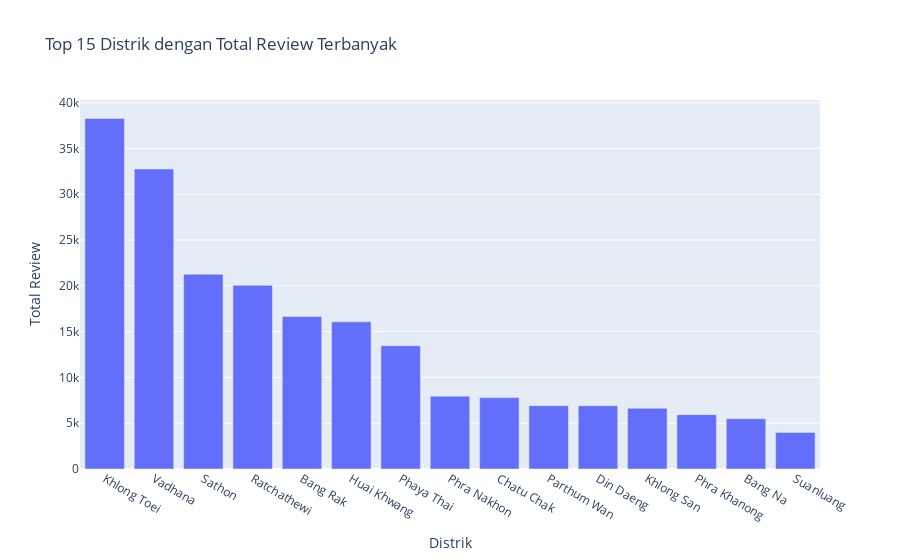
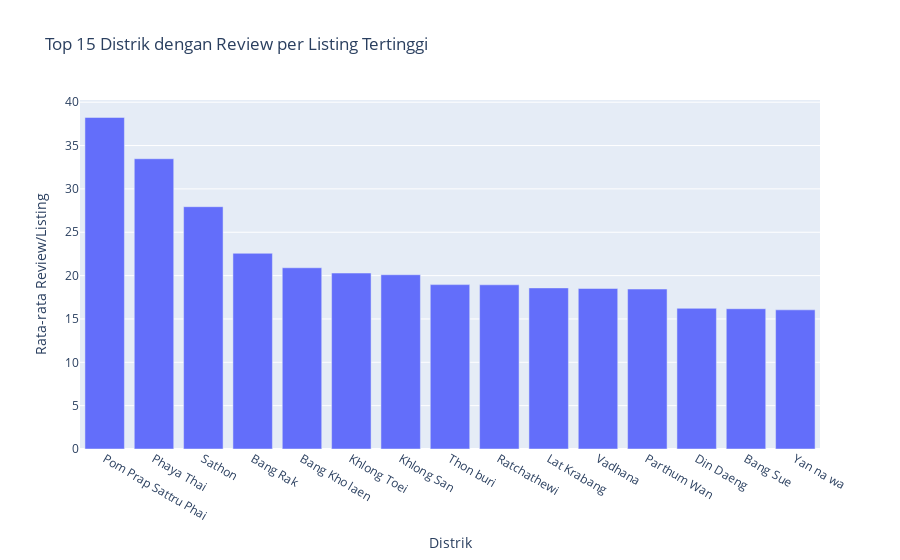

The notebook cell these images were saved under, in order:
### Markdown cell above
***Interpretasi Analisis Review Across Districts***

1. **Distrik dengan total review tertinggi**  
   - Hasil analisis menunjukkan bahwa distrik populer seperti **Vadhana, Khlong Toei, dan Huai Khwang** memiliki jumlah review yang sangat tinggi.  
   - Hal ini sejalan dengan banyaknya jumlah listing di distrik tersebut.  

2. **Distrik dengan review per listing tinggi**  
   - Jika dilihat berdasarkan rasio review per listing, ada beberapa distrik yang meskipun jumlah listing tidak terlalu banyak, namun setiap listing relatif memiliki banyak review.  
   - Artinya, listing di distrik tersebut lebih menarik atau sering dipilih oleh tamu.  

3. **Distrik dengan listing banyak tetapi review rendah (peluang)**  
   - Ditemukan beberapa distrik yang memiliki jumlah listing cukup tinggi (≥50) tetapi **rasio review per listing rendah**.  
   - Distrik-distrik ini merupakan **peluang** bagi Airbnb maupun host untuk meningkatkan daya tarik listing, misalnya dengan:  
     - Memberikan diskon awal untuk tamu baru.  
     - Meminta tamu memberikan review setelah menginap.  
     - Meningkatkan kualitas foto, deskripsi, dan fasilitas listing.  

4. **Implikasi bisnis**  
   - Airbnb dapat menargetkan distrik dengan review rendah sebagai fokus kampanye promosi.  
   - Host di distrik dengan review rendah disarankan untuk lebih aktif dalam strategi pemasaran agar listing mereka lebih kompetitif.

### Code cell
# ---------------------------
# Analisis Pola Review Antar Distrik
# ---------------------------

import plotly.express as px

# 1. Total review per distrik
total_review_distrik = (
    df.groupby('neighbourhood')['number_of_reviews']
    .sum()
    .reset_index()
    .sort_values(by='number_of_reviews', ascending=False)
)

# Visualisasi total review (Top 15 distrik)
fig = px.bar(
    total_review_distrik.head(15),
    x='neighbourhood',
    y='number_of_reviews',
    title='Top 15 Distrik dengan Total Review Terbanyak',
    labels={'neighbourhood':'Distrik','number_of_reviews':'Total Review'}
)
fig.show()

# 2. Normalisasi: review per listing
jumlah_listing = (
    df.groupby('neighbourhood')['id']
    .count()
    .reset_index()
    .rename(columns={'id': 'jumlah_listing'})
)

review_normalisasi = total_review_distrik.merge(jumlah_listing, on='neighbourhood')
review_normalisasi['review_per_listing'] = (
    review_normalisasi['number_of_reviews'] / review_normalisasi['jumlah_listing']
)

df = df.merge(
    review_normalisasi[['neighbourhood','review_per_listing']],
    on='neighbourhood',
    how='left'
)


# 3. Visualisasi review per listing (Top 15 distrik)
fig = px.bar(
    review_normalisasi.sort_values(by='review_per_listing', ascending=False).head(15),
    x='neighbourhood',
    y='review_per_listing',
    title='Top 15 Distrik dengan Review per Listing Tertinggi',
    labels={'neighbourhood':'Distrik','review_per_listing':'Rata-rata Review/Listing'}
)
fig.show()

# 4. Analisis peluang
peluang = review_normalisasi[
    (review_normalisasi['jumlah_listing'] >= 50) & 
    (review_normalisasi['review_per_listing'] < review_normalisasi['review_per_listing'].median())
].sort_values(by='jumlah_listing', ascending=False)

print("Distrik dengan Jumlah Listing Tinggi tetapi Review per Listing Rendah (Peluang Promosi)")
display(peluang.head(10))

### Figure 1 — Plotly figure (JSON) as saved in the notebook; plotly's stock layout.template omitted (floating-point values rounded to 4 significant figures)
{"data": [{"hovertemplate": "Distrik=%{x}<br>Total Review=%{y}<extra></extra>", "legendgroup": "", "marker": {"color": "#636efa", "pattern": {"shape": ""}}, "name": "", "orientation": "v", "showlegend": false, "textposition": "auto", "type": "bar", "x": ["Khlong Toei", "Vadhana", "Sathon", "Ratchathewi", "Bang Rak", "Huai Khwang", "Phaya Thai", "Phra Nakhon", "Chatu Chak", "Parthum Wan", "Din Daeng", "Khlong San", "Phra Khanong", "Bang Na", "Suanluang"], "xaxis": "x", "y": [38276, 32753, 21268, 20057, 16657, 16069, 13458, 7951, 7795, 6918, 6912, 6633, 5935, 5494, 3986], "yaxis": "y"}], "layout": {"barmode": "relative", "legend": {"tracegroupgap": 0}, "title": {"text": "Top 15 Distrik dengan Total Review Terbanyak"}, "xaxis": {"anchor": "y", "domain": [0, 1], "title": {"text": "Distrik"}}, "yaxis": {"anchor": "x", "domain": [0, 1], "title": {"text": "Total Review"}}}}

### Figure 2 — Plotly figure (JSON) as saved in the notebook; plotly's stock layout.template omitted (floating-point values rounded to 4 significant figures)
{"data": [{"hovertemplate": "Distrik=%{x}<br>Rata-rata Review/Listing=%{y}<extra></extra>", "legendgroup": "", "marker": {"color": "#636efa", "pattern": {"shape": ""}}, "name": "", "orientation": "v", "showlegend": false, "textposition": "auto", "type": "bar", "x": ["Pom Prap Sattru Phai", "Phaya Thai", "Sathon", "Bang Rak", "Bang Kho laen", "Khlong Toei", "Khlong San", "Thon buri", "Ratchathewi", "Lat Krabang", "Vadhana", "Parthum Wan", "Din Daeng", "Bang Sue", "Yan na wa"], "xaxis": "x", "y": [38.24, 33.48, 27.95, 22.57, 20.9, 20.29, 20.1, 18.96, 18.94, 18.58, 18.51, 18.45, 16.23, 16.18, 16.05], "yaxis": "y"}], "layout": {"barmode": "relative", "legend": {"tracegroupgap": 0}, "title": {"text": "Top 15 Distrik dengan Review per Listing Tertinggi"}, "xaxis": {"anchor": "y", "domain": [0, 1], "title": {"text": "Distrik"}}, "yaxis": {"anchor": "x", "domain": [0, 1], "title": {"text": "Rata-rata Review/Listing"}}}}
